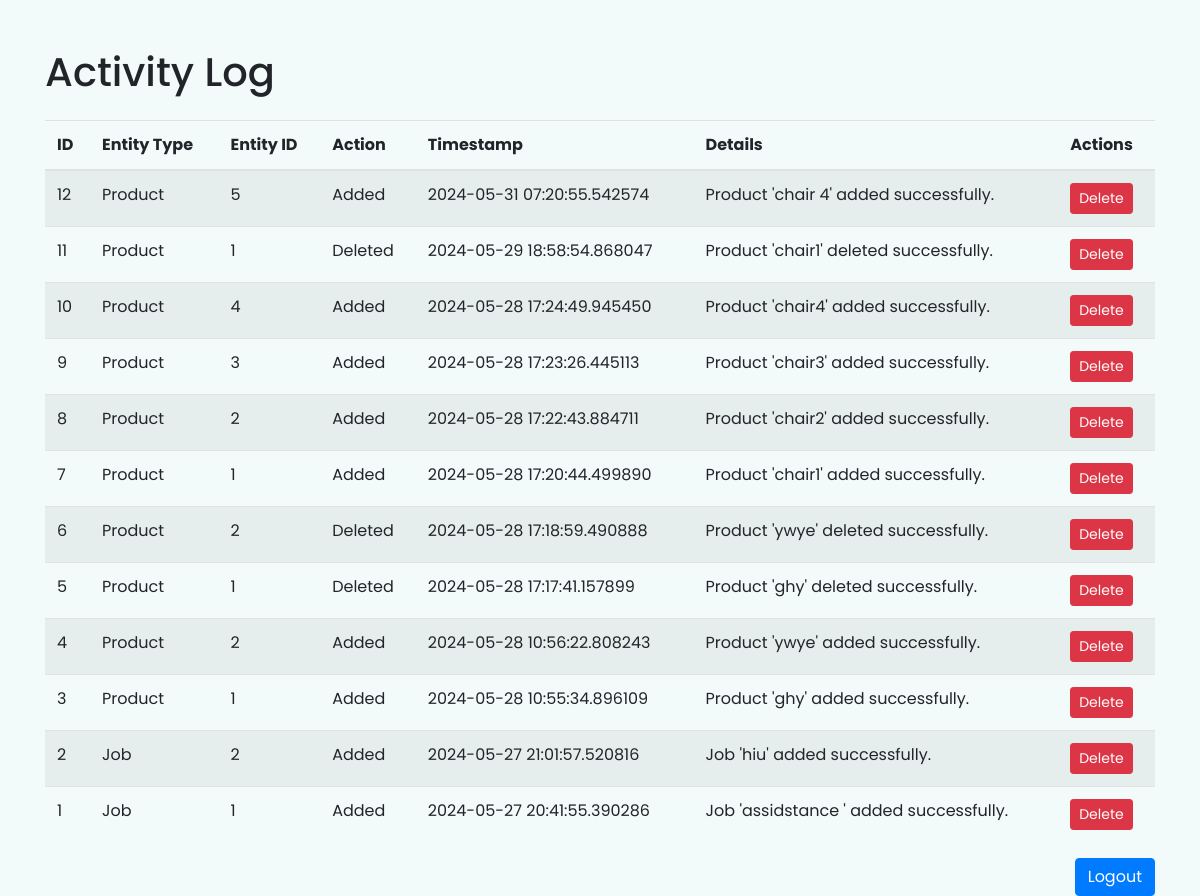
Screenshot of /sagin/super (signed in) with the database file from the repository.
### app.py (models this page shows, shortened)
class ActionHistory(db.Model):
    id = db.Column(db.Integer, primary_key=True)
    entity_type = db.Column(db.String(50))
    entity_id = db.Column(db.Integer)
    action = db.Column(db.String(50))
    timestamp = db.Column(db.DateTime, default=datetime.utcnow)
    details = db.Column(db.Text)

### app.py (the view)
@app.route('/sagin/super')
def super_view():
    if 'admin_logged_in' not in session or not session['admin_logged_in']:
        return redirect(url_for('sagin'))
    actions = ActionHistory.query.order_by(ActionHistory.timestamp.desc()).all()
    return render_template('all.html', actions=actions)

### templates/all.html (shortened to what this page needs)
<!DOCTYPE html>
<html lang="en">
<head>
    <link rel="stylesheet" href="https://maxcdn.bootstrapcdn.com/bootstrap/4.5.2/css/bootstrap.min.css">
</head>
<body>
    <div class="container mt-5">
        <h1 class="mb-4">Activity Log</h1>
        <table class="table table-striped">
            <thead>
                <tr>
                    <th>ID</th>
                    <th>Entity Type</th>
                    <th>Entity ID</th>
                    <th>Action</th>
                    <th>Timestamp</th>
                    <th>Details</th>
                    <th>Actions</th>
                </tr>
            </thead>
            <tbody>
                {% for action in actions %}
                <tr>
                    <td>{{ action.id }}</td>
                    <td>{{ action.entity_type }}</td>
                    <td>{{ action.entity_id }}</td>
                    <td>{{ action.action }}</td>
                    <td>{{ action.timestamp }}</td>
                    <td>{{ action.details }}</td>
                    <td>
                        <form method="post" action="{{ url_for('delete_action', action_id=action.id) }}" class="d-inline">
                            <button type="submit" class="btn btn-danger btn-sm">Delete</button>
                        </form>
                    </td>
                </tr>
                {% endfor %}
            </tbody>
        </table>
        <div class="text-right">
            <a href="/sagout" class="btn btn-primary">Logout</a>
        </div>
    </div>
</body>
</html>

### templates/all.html (style rules this page uses)
body { font-family: 'Poppins', sans-serif; background-color: #F2FAFA; }

### rows the page displays
ActionHistory: id "12", entity_type "Product", entity_id "5", action "Added", timestamp "2024-05-31 07:20:55.542574", details "Product 'chair 4' added successfully."
ActionHistory: id "11", entity_type "Product", entity_id "1", action "Deleted", timestamp "2024-05-29 18:58:54.868047", details "Product 'chair1' deleted successfully."
ActionHistory: id "10", entity_type "Product", entity_id "4", action "Added", timestamp "2024-05-28 17:24:49.945450", details "Product 'chair4' added successfully."
ActionHistory: id "9", entity_type "Product", entity_id "3", action "Added", timestamp "2024-05-28 17:23:26.445113", details "Product 'chair3' added successfully."
ActionHistory: id "8", entity_type "Product", entity_id "2", action "Added", timestamp "2024-05-28 17:22:43.884711", details "Product 'chair2' added successfully."
ActionHistory: id "7", entity_type "Product", entity_id "1", action "Added", timestamp "2024-05-28 17:20:44.499890", details "Product 'chair1' added successfully."
ActionHistory: id "6", entity_type "Product", entity_id "2", action "Deleted", timestamp "2024-05-28 17:18:59.490888", details "Product 'ywye' deleted successfully."
ActionHistory: id "5", entity_type "Product", entity_id "1", action "Deleted", timestamp "2024-05-28 17:17:41.157899", details "Product 'ghy' deleted successfully."
ActionHistory: id "4", entity_type "Product", entity_id "2", action "Added", timestamp "2024-05-28 10:56:22.808243", details "Product 'ywye' added successfully."
ActionHistory: id "3", entity_type "Product", entity_id "1", action "Added", timestamp "2024-05-28 10:55:34.896109", details "Product 'ghy' added successfully."
ActionHistory: id "2", entity_type "Job", entity_id "2", action "Added", timestamp "2024-05-27 21:01:57.520816", details "Job 'hiu' added successfully."
ActionHistory: id "1", entity_type "Job", entity_id "1", action "Added", timestamp "2024-05-27 20:41:55.390286", details "Job 'assidstance ' added successfully."
